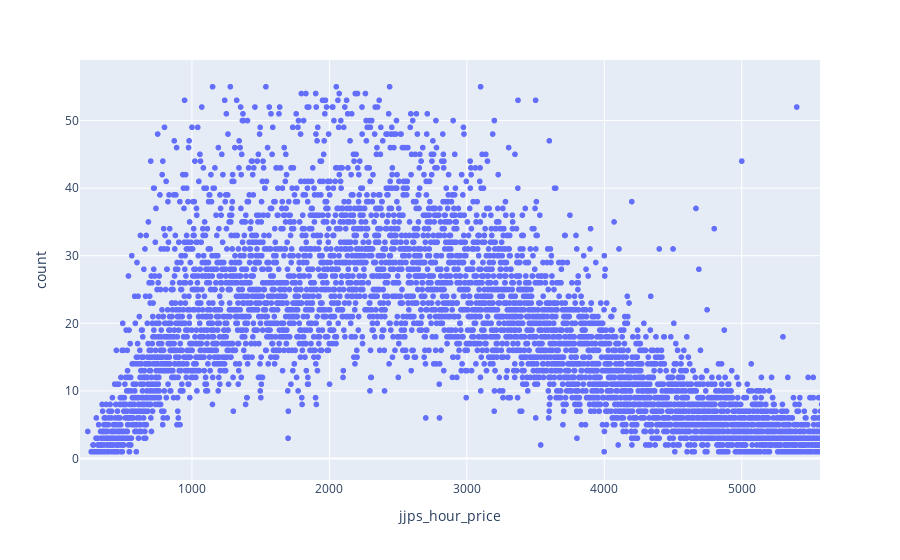

Source (notebook cell):
### Code cell
def is_outlier(df):
    count = df['count']
    if count > q3['count'] + 1.5 * iqr['count'] or count < q1['count'] - 1.5 * iqr['count']:
        return True
    else:
        return False

jjps01_price_count['outlier'] = jjps01_price_count.apply(is_outlier, axis = 1)

jjps01_price_count_no=jjps01_price_count.loc[jjps01_price_count['outlier'] == False]

fig = px.scatter(jjps01_price_count_no, x="jjps_hour_price", y="count")
fig.show()

### Figure 1 — Plotly figure (JSON) as saved in the notebook; plotly's stock layout.template omitted (floating-point values rounded to 4 significant figures; data arrays with more than 128 entries replaced by an {"elided": "..."} marker saying what was removed)
{"data": [{"hovertemplate": "jjps_hour_price=%{x}<br>count=%{y}<extra></extra>", "legendgroup": "", "marker": {"color": "#636efa", "symbol": "circle"}, "mode": "markers", "name": "", "showlegend": false, "type": "scattergl", "x": {"elided": "5928 int values"}, "xaxis": "x", "y": {"elided": "5928 int values"}, "yaxis": "y"}], "layout": {"autosize": true, "legend": {"tracegroupgap": 0}, "margin": {"t": 60}, "xaxis": {"anchor": "y", "autorange": false, "domain": [0, 1], "range": [185.3, 5569.0], "title": {"text": "jjps_hour_price"}, "type": "linear"}, "yaxis": {"anchor": "x", "autorange": false, "domain": [0, 1], "range": [-3.181, 58.96], "title": {"text": "count"}, "type": "linear"}}}
